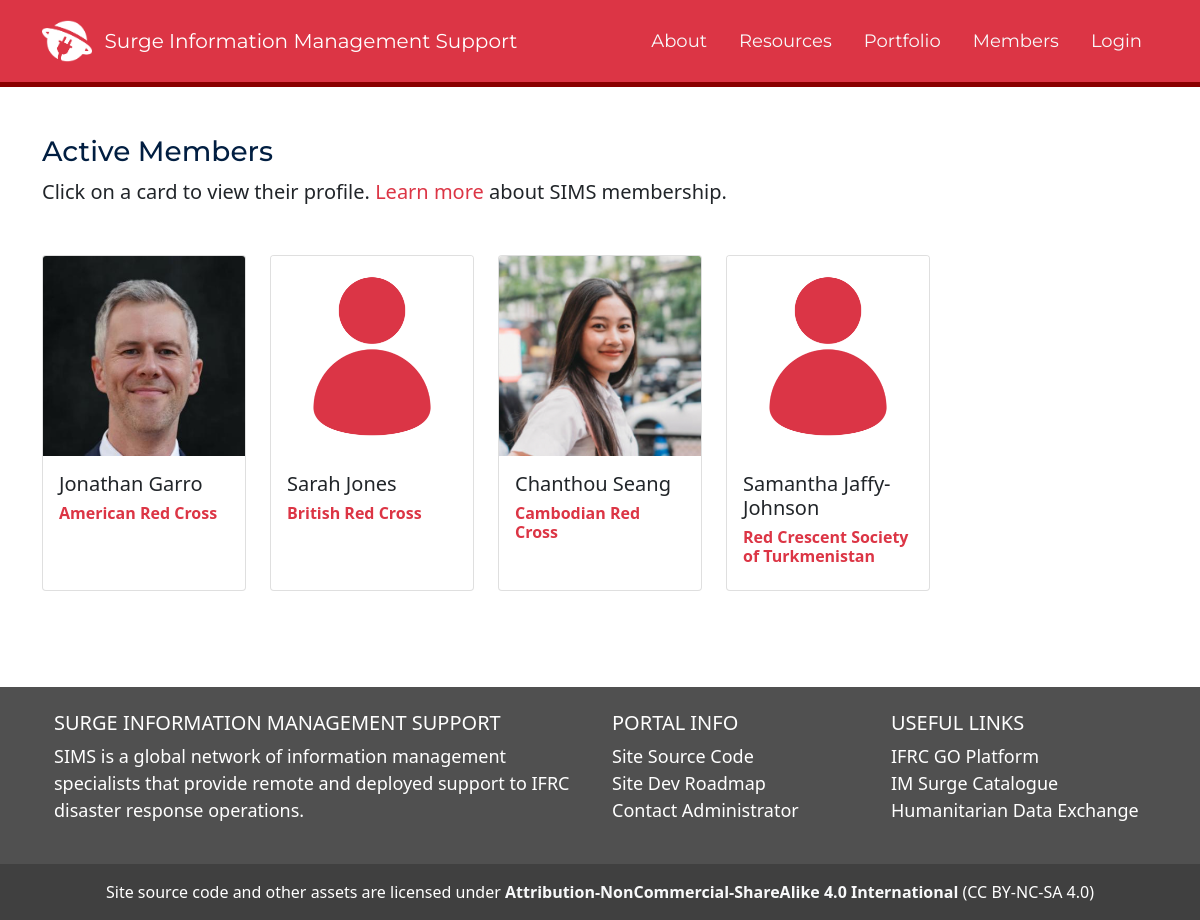
Page /members on the earlier database version.
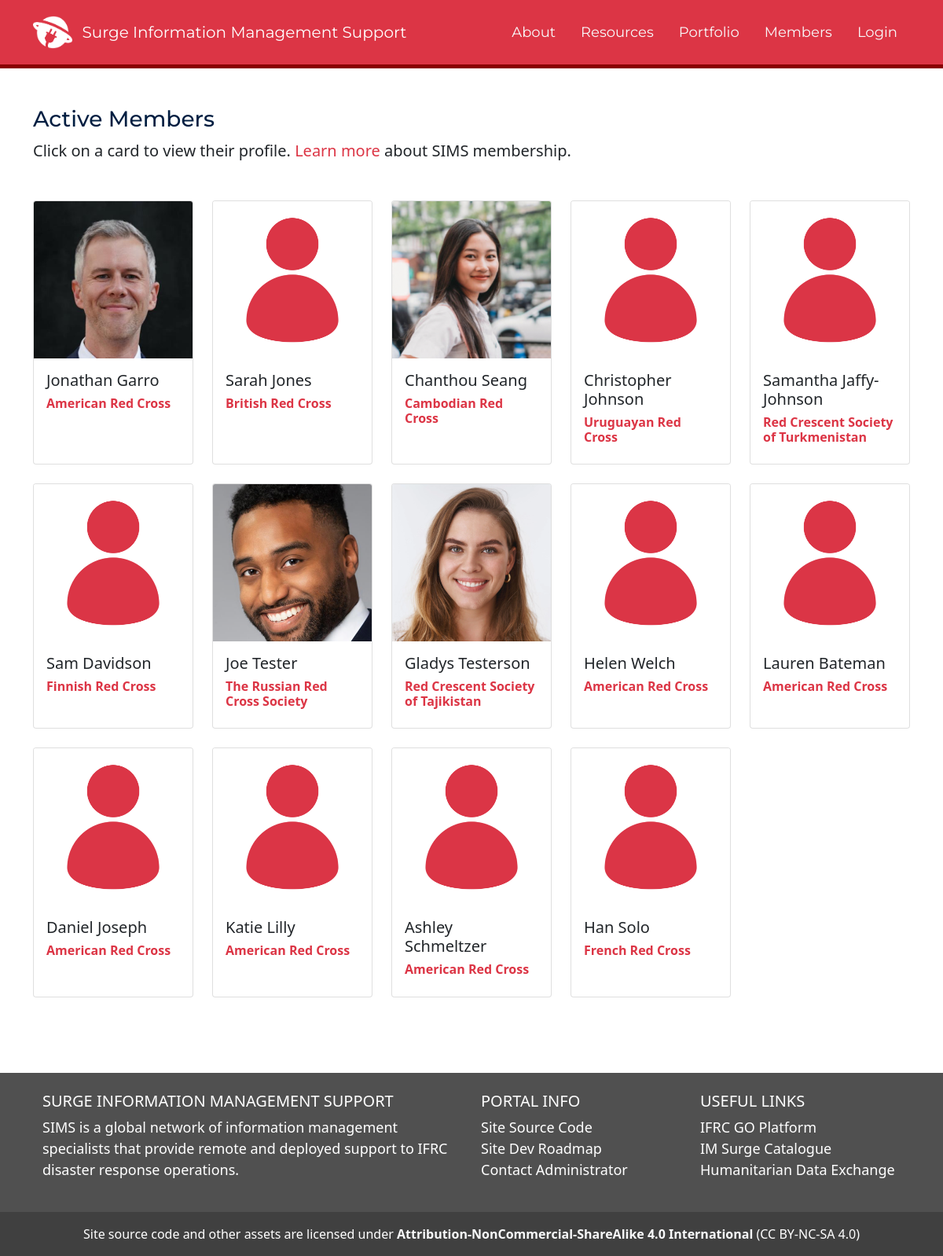
Same page on the later database version.
### SIMS_Portal/models.py (models this page shows, shortened)
class User(db.Model, UserMixin):
	__tablename__ = 'user'
	id = db.Column(db.Integer, primary_key=True)
	firstname = db.Column(db.String(40), nullable=False)
	lastname = db.Column(db.String(40), nullable=False)
	status = db.Column(db.String(20), default='Pending')
	birthday = db.Column(db.Date)
	email = db.Column(db.String(120), unique=True, nullable=False)
	password = db.Column(db.String(60), nullable=False)
	molnix_id = db.Column(db.Integer)
	job_title = db.Column(db.String(120))
	unit = db.Column(db.String(120))
	bio = db.Column(db.Text)
	is_admin = db.Column(db.Boolean, default=False)
	roles = db.Column(db.String(1000))
	languages = db.Column(db.String(1000))
	image_file = db.Column(db.String(20), nullable=False, default='default.png')
	twitter = db.Column(db.String(120))
	slack_id = db.Column(db.String(120))
	github = db.Column(db.String(120))
	linked_in = db.Column(db.String(120))
	messaging_number_country_code = db.Column(db.Integer)
	messaging_number = db.Column(db.Integer)
	ns_id = db.Column(db.Integer, db.ForeignKey('nationalsociety.ns_go_id'))
	assignments = db.relationship('Assignment', backref='assigned_member')
	products = db.relationship('Portfolio', backref='creator', lazy=True)
	skills = db.relationship('Skill', secondary='user_skill', backref='members_with_skill')
	languages = db.relationship('Language', secondary='user_language', backref='members_with_language')
	badges = db.relationship('Badge', secondary='user_badge', backref='members_with_badge')
	working_groups = db.relationship('WorkingGroup', secondary='user_workinggroup', backref='members_with_workinggroup')
	created_at = db.Column(db.DateTime, server_default=func.now())
	updated_at = db.Column(db.DateTime, onupdate=func.now())
	fullname = column_property(firstname + " " + lastname)
	@hybrid_property
	def fullname(self):
		return self.firstname + " " + self.lastname

class NationalSociety(db.Model):
	__tablename__ = 'nationalsociety'
	id = db.Column(db.Integer, primary_key=True)
	ns_name = db.Column(db.String(120), nullable=False)
	country_name = db.Column(db.String(120), nullable=False)
	ns_go_id = db.Column(db.Integer)
	iso3 = db.Column(db.String(3))
	users = db.relationship('User', backref='national_society', lazy=True)
	created_at = db.Column(db.DateTime, server_default=func.now())
	updated_at = db.Column(db.DateTime, onupdate=func.now())

### SIMS_Portal/users/routes.py (the view)
@users.route('/members')
def members():
	members = db.engine.execute("SELECT user.id AS user_id, user.ns_id AS user_ns_id, user.firstname, user.lastname, nationalsociety.ns_go_id, user.image_file, user.job_title, nationalsociety.ns_name FROM user LEFT OUTER JOIN nationalsociety ON nationalsociety.ns_go_id = user.ns_id WHERE status = 'Active'")
	return render_template('members.html', members=members)

### SIMS_Portal/templates/members.html (shortened to what this page needs)
{% extends "layout.html" %}
{% block content %}
<div class="container mb-5">
	<h3 class="mt-5" style="font-family: 'Montserrat';" id='sims-blue'>Active Members</h3>
	<p class="lead">Click on a card to view their profile. <a href="/register" class="text-danger">Learn more</a> about SIMS membership.</p>
	<div class="row row-cols-xxl-6 row-cols-lg-5 row-cols-md-4 row-cols-sm-2 row-cols-2 g-4 mt-4">
		{% for member in members %}
			  <div class="col d-flex align-items-stretch">
				  <a href='/profile/view/{{member.user_id}}' class='text-dark'>
				<div class="card" id='portfolio-card'>
				  <img src="/static/assets/img/avatars/{{member.image_file}}" class="card-img-top" alt="...">
				  <div class="card-body d-flex flex-column">
					<h5 class="card-title mt-auto mb-2">{{member.firstname}} {{member.lastname}}</h5>
					{% if member.ns_name %}
					<h6 class="fw-bold text-danger">{{member.ns_name}}</h6>
					{% else %}
					<h6> </h6>
					{% endif %}
				  </div>
					</a>
				</div>
			  </div>
		{% endfor %}
{% endblock content %}

### SIMS_Portal/templates/layout.html (shortened to what this page needs)
<!DOCTYPE html>
<html lang="en">
<head>
	<link href="https://cdn.jsdelivr.net/npm/bootstrap@5.1.3/dist/css/bootstrap.min.css" rel="stylesheet">
	<link rel="stylesheet" type="text/css" href="https://cdn.datatables.net/1.12.1/css/jquery.dataTables.css">
	<link rel="stylesheet" type="text/css" href="{{ url_for('static', filename='css/main.css') }}">
	<link rel="stylesheet" href="https://cdn.jsdelivr.net/npm/bootstrap-icons@1.8.3/font/bootstrap-icons.css">
	<link rel="stylesheet" href="https://cdn.jsdelivr.net/npm/fullcalendar@5.11.0/main.min.css">
	<link rel="stylesheet" href="https://maxcdn.bootstrapcdn.com/font-awesome/4.7.0/css/font-awesome.min.css">
</head>
<body class="d-flex flex-column min-vh-100" data-spy="scroll" data-target=".card" data-offset="50">
	<header>
	<nav id="navbar_top" class="navbar navbar-expand-md navbar-dark bg-danger navbar-static-top py-3">
	 <div class="container">
		 <img src='/static/assets/img/SIMS-Logo-Dark.png' height='50px'>&nbsp &nbsp
		{% if current_user.is_authenticated %}
			<a class="navbar-brand" href="/dashboard" style="font-family: 'Montserrat';">Surge Information Management Support</a>
		{% else %}
			<a class="navbar-brand" href="/" style="font-family: 'Montserrat';">Surge Information Management Support</a>
		{% endif %}
	  <div class="collapse navbar-collapse" id="main_nav">
		<ul class="navbar-nav ms-auto">
			{% if current_user.is_authenticated %}
				{% if request.path == '/dashboard' %}
					<li class="nav-item px-3"><button type="button" class="btn btn-light" style="font-family: 'Montserrat';">Dashboard</button></li>
				{% else %}
					<li class="nav-item px-3"><a class="nav-link text-light" href="/dashboard" style="font-family: 'Montserrat';"> Dashboard </a></li>
				{% endif %}
				{% if '/profile_edit/' in request.path %}
				<li class="nav-item px-2"><a class="nav-link text-light" href="/profile" style="font-family: 'Montserrat';"> Your Profile </a></li>
				{% elif request.path == '/profile' %}
					<li class="nav-item px-2"><button type="button" class="btn btn-light" style="font-family: 'Montserrat';">{{ current_user.firstname }}'s Profile</button></li>
				{% else %}
				<li class="nav-item px-2"><a class="nav-link text-light" href="/profile" style="font-family: 'Montserrat';"> {{ current_user.firstname }}'s Profile </a></li>
				{% endif %}
				<li class="nav-item ps-2"><a class="nav-link text-light" href="/logout" style="font-family: 'Montserrat';"> Logout </a></li>
			{% else %}
				<li class="nav-item px-2"><a class="nav-link text-light" href="/about" style="font-family: 'Montserrat';"> About </a></li>
				<li class="nav-item px-2"><a class="nav-link text-light" href="#" style="font-family: 'Montserrat';"> Resources </a></li>
				<li class="nav-item px-2"><a class="nav-link text-light" href="/portfolio" style="font-family: 'Montserrat';"> Portfolio </a></li>
				<li class="nav-item px-2"><a class="nav-link text-light" href="/members" style="font-family: 'Montserrat';"> Members </a></li>
				<li class="nav-item px-2"><a class="nav-link text-light" href="/login" style="font-family: 'Montserrat';"> Login </a></li>
			{% endif %}
		</ul>
	  </div>
	</nav>
	</header>
	{% block content %}{% endblock %}
	<br><br>
	<footer class="text-white text-center text-lg-start mt-auto" style='background: #505050'>
	  <div class="container p-4">
		<div class="row">
		  <div class="col-lg-6 col-md-12 mb-4 mb-md-0">
			<h5 class="text-uppercase">Surge Information Management Support</h5>
			<p>
			  SIMS is a global network of information management specialists that provide remote and deployed support to IFRC disaster response operations.
			</p>
		  </div>
		  <div class="col-lg-3 col-md-6 mb-4 mb-md-0">
			<h5 class="text-uppercase">Portal Info</h5>
			<ul class="list-unstyled mb-0">
			  <li>
				<a href="https://github.com/JonathanGarro/SIMS-Portal-Neo" class="text-white">Site Source Code</a>
			  </li>
			  <li>
				<a href="https://trello.com/b/zzwVdwoY/sims-portal-development-roadmap" class="text-white">Site Dev Roadmap</a>
			  </li>
			  <li>
				<a href="#!" class="text-white">Contact Administrator</a>
			  </li>
			</ul>
		  </div>
		  <div class="col-lg-3 col-md-6 mb-4 mb-md-0">
			  <h5 class="text-uppercase">Useful Links</h5>
			  <ul class="list-unstyled mb-0">
				<li>
				  <a href="https://go.ifrc.org" class="text-white">IFRC GO Platform</a>
				</li>
				<li>
				  <a href="https://go.ifrc.org/deployments/catalogue/infoMgt" class="text-white">IM Surge Catalogue</a>
				</li>
				<li>
				  <a href="https://data.humdata.org" class="text-white">Humanitarian Data Exchange</a>
				</li>
			  </ul>
			</div>
		</div>
	  </div>
	  <div class="text-center p-3" style="background-color: rgba(0, 0, 0, 0.2);">
		Site source code and other assets are licensed under <a href='http://creativecommons.org/licenses/by-nc-sa/4.0/' class='text-light fw-bold'> Attribution-NonCommercial-ShareAlike 4.0 International</a> (CC BY-NC-SA 4.0)
	  </div>
	</footer>
</body>
</html>

### SIMS_Portal/static/css/main.css (style rules this page uses)
a { text-decoration: none; color: #df4759 }
a:link { text-decoration: none; color: #df4759 }
body { position: relative; }
p { font-size: 18px; }
li { font-size: 18px; }
#sims-blue { color: #011E41 }
.card { width: 100%; }
.card-img-top { width: 100%; height: 15vw; min-height: 200px; object-fit: cover; }
#navbar_top { border-bottom: 5px solid #890000; }

Differences in the rows shown:
now on this page (row edited): User: image_file (placeholder picture), firstname "Christopher", lastname "Johnson", ns_name "Uruguayan Red Cross"
added User: image_file (placeholder picture), firstname "Sam", lastname "Davidson", ns_name "Finnish Red Cross"
added User: image_file (picture), firstname "Joe", lastname "Tester", ns_name "The Russian Red Cross Society"
added User: image_file (picture), firstname "Gladys", lastname "Testerson", ns_name "Red Crescent Society of Tajikistan"
added User: image_file (placeholder picture), firstname "Helen", lastname "Welch", ns_name "American Red Cross"
added User: image_file (placeholder picture), firstname "Lauren", lastname "Bateman", ns_name "American Red Cross"
added User: image_file (placeholder picture), firstname "Daniel", lastname "Joseph", ns_name "American Red Cross"
added User: image_file (placeholder picture), firstname "Katie", lastname "Lilly", ns_name "American Red Cross"
added User: image_file (placeholder picture), firstname "Ashley", lastname "Schmeltzer", ns_name "American Red Cross"
added User: image_file (placeholder picture), firstname "Han", lastname "Solo", ns_name "French Red Cross"
